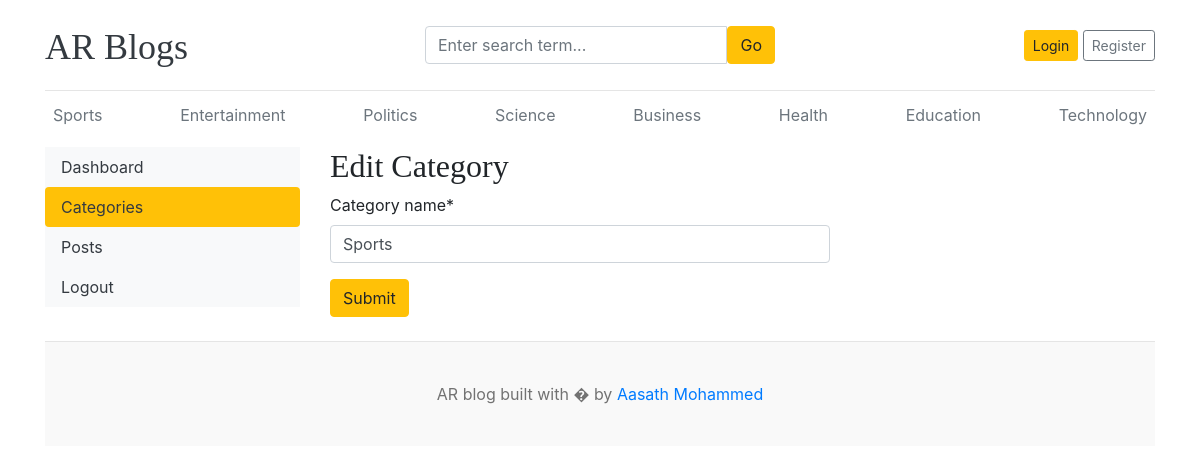
/dashboard/category/edit_category/1, run on the app's committed database.
### blogs/models.py (models this page shows, shortened)
class Category(models.Model):
  category_name = models.CharField(max_length=50, unique=True)
  created_at = models.DateTimeField(auto_now_add=True)
  updated_at = models.DateTimeField(auto_now=True)
  class Meta:
    verbose_name = 'category'
    verbose_name_plural = 'categories'

### dashboard/views.py (the view)
# urls.py: path('category/edit_category/<int:pk>', views.edit_category, name = 'edit_category'),
def edit_category(request,pk):
  category = get_object_or_404(Category, pk=pk)
  if request.method == "POST":
    form = CategoryForm(request.POST, instance=category)
    if form.is_valid():
      form.save()
      return redirect('category')
  form = CategoryForm(instance=category)
  context = {
    'form':form,
    'category':category,
  }
  return render(request, 'dashboard/edit_category.html',context)

### dashboard/forms.py
class CategoryForm(forms.ModelForm):
    class Meta:
        model = Category
        fields = '__all__'

### about/context_processor.py (called while the page is built)
def get_link(request):
  links = Links.objects.all()
  return dict(links=links)

### blogs/context_processor.py (called while the page is built)
def get_category(request):
  categories = Category.objects.all()
  return dict(categories=categories)

### templates/Dashboard/edit_category.html (shortened to what this page needs)
{% extends 'base.html' %}
{% block content %}
{% load crispy_forms_tags %}
<div class="row">
    {% include 'dashboard/sidebar.html' %}
    <div class="col-md-9">
        <h2>Edit Category</h2>
        <form action="{% url 'edit_category' category.id %}" method="POST" style="width:500px;">
            {{ form | crispy }}
            <button type="submit" class="btn btn-warning">Submit</button>
        </form>
        <br>
    </div>
</div>
{% endblock %}

### templates/base.html (shortened to what this page needs)
{% load static %}
<!DOCTYPE html>
<html lang="en">
<head>
    <link href="https://getbootstrap.com/docs/4.0/dist/css/bootstrap.min.css" rel="stylesheet">
    <link href="{% static 'css/blog.css' %}" rel="stylesheet">
    <link rel="stylesheet" href="https://cdnjs.cloudflare.com/ajax/libs/font-awesome/4.7.0/css/font-awesome.min.css">
  </head>
<body>
    <div class="container">
      <header class="blog-header py-3">
        <div class="row flex-nowrap justify-content-between align-items-center">
          <div class="col-4 pt-1">
            <a class="blog-header-logo text-dark" href="/">AR Blogs </a>
          </div>
           <div class="col-4">
            <form action="{% url 'search' %}" method="GET">
              <div class="input-group">
                <input class="form-control" type="text" name="keyword" value="{{keyword}}" placeholder="Enter search term..." aria-label="Enter search term..." aria-describedby="button-search" />
                <button type="submit" class="btn btn-warning" id="button-search" type="button">Go</button>
            </div>
            </form>
          </div>
          <div class="col-4 d-flex justify-content-end align-items-center">
          {% if not user.is_authenticated %}
            <a class="btn btn-sm btn-warning" href="{% url 'login'%}">Login</a> &nbsp;
            <a class="btn btn-sm btn-outline-secondary" href="{% url 'register'%}">Register</a>
          {% else %}
            <a class="btn btn-sm " href="{%url 'dashboard'%}">Dashboard</a> &nbsp;
            <a class="btn btn-sm btn-warning" href="{% url 'logout'%}">Logout</a> &nbsp;
          {% endif %}
          </div>
        </div>
      </header>
          <div class="nav-scroller py-1 mb-2">
        <nav class="nav d-flex justify-content-between">
          {% for category in categories %}
          <a class="p-2 text-muted" href="{% url 'post_by_category' category.id %}">{{category.category_name}}</a>
          {% endfor %}
        </nav>
      </div>
{% block content%}{% endblock %}
<footer class="blog-footer">
  <p>AR blog built with � by <a href="#">Aasath Mohammed</a></p>
</footer>
</body>
</html>

### blog_main/static/css/blog.css (style rules this page uses)
.blog-header { border-bottom: 1px solid #e5e5e5; }
.blog-header-logo { font-family: "Playfair Display", Georgia, "Times New Roman", serif; font-size: 2.25rem; }
h1, h2, h3, h4, h5, h6 { font-family: "Playfair Display", Georgia, "Times New Roman", serif; }
.blog-footer { padding: 2.5rem 0; color: #727272; text-align: center; background-color: #f9f9f9; border-top: .05rem solid #e5e5e5; }
.blog-footer p:last-child { margin-bottom: 0; }

### data on the page
Category: category_name "Sports"
Category: category_name "Entertainment"
Category: category_name "Politics"
Category: category_name "Science"
Category: category_name "Business"
Category: category_name "Health"
Category: category_name "Education"
Category: category_name "Technology"
